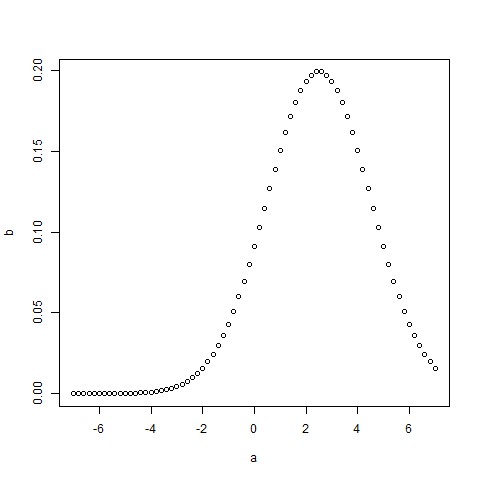

Generate this figure with R:
a = seq(-7,7, by=0.2)
b = dnorm(a, mean=2.5, sd=2.0)
png(file="dnorm.png")
plot(a,b)
dev.off()